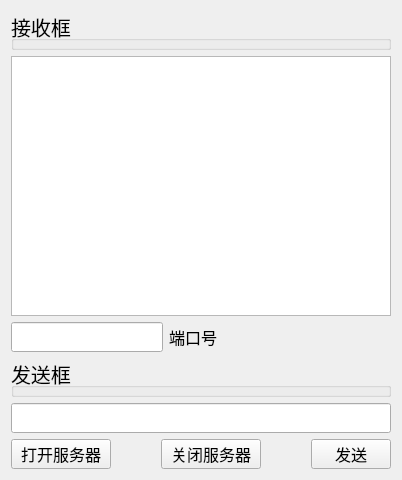
<?xml version="1.0" encoding="UTF-8"?>
<ui version="4.0">
 <class>Widget</class>
 <widget class="QWidget" name="Widget">
  <property name="geometry">
   <rect>
    <x>0</x>
    <y>0</y>
    <width>400</width>
    <height>480</height>
   </rect>
  </property>
  <property name="windowTitle">
   <string>Widget</string>
  </property>
  <layout class="QGridLayout" name="gridLayout">
   <item row="0" column="0">
    <layout class="QVBoxLayout" name="verticalLayout">
     <item>
      <widget class="QGroupBox" name="groupBox">
       <property name="minimumSize">
        <size>
         <width>380</width>
         <height>30</height>
        </size>
       </property>
       <property name="font">
        <font>
         <pointsize>15</pointsize>
        </font>
       </property>
       <property name="title">
        <string>接收框</string>
       </property>
      </widget>
     </item>
     <item>
      <widget class="QPlainTextEdit" name="receiveEdit">
       <property name="minimumSize">
        <size>
         <width>380</width>
         <height>260</height>
        </size>
       </property>
       <property name="font">
        <font>
         <pointsize>15</pointsize>
        </font>
       </property>
       <property name="readOnly">
        <bool>true</bool>
       </property>
      </widget>
     </item>
     <item>
      <layout class="QHBoxLayout" name="horizontalLayout">
       <item>
        <widget class="QLineEdit" name="portEdit">
         <property name="minimumSize">
          <size>
           <width>110</width>
           <height>30</height>
          </size>
         </property>
         <property name="font">
          <font>
           <pointsize>12</pointsize>
          </font>
         </property>
        </widget>
       </item>
       <item>
        <widget class="QLabel" name="label">
         <property name="minimumSize">
          <size>
           <width>70</width>
           <height>30</height>
          </size>
         </property>
         <property name="font">
          <font>
           <pointsize>12</pointsize>
          </font>
         </property>
         <property name="text">
          <string>端口号</string>
         </property>
        </widget>
       </item>
       <item>
        <spacer name="horizontalSpacer_3">
         <property name="orientation">
          <enum>Qt::Horizontal</enum>
         </property>
         <property name="sizeHint" stdset="0">
          <size>
           <width>13</width>
           <height>20</height>
          </size>
         </property>
        </spacer>
       </item>
      </layout>
     </item>
     <item>
      <widget class="QGroupBox" name="groupBox_2">
       <property name="minimumSize">
        <size>
         <width>380</width>
         <height>30</height>
        </size>
       </property>
       <property name="font">
        <font>
         <pointsize>15</pointsize>
        </font>
       </property>
       <property name="title">
        <string>发送框</string>
       </property>
      </widget>
     </item>
     <item>
      <widget class="QLineEdit" name="sendEdit">
       <property name="minimumSize">
        <size>
         <width>380</width>
         <height>30</height>
        </size>
       </property>
       <property name="font">
        <font>
         <pointsize>15</pointsize>
        </font>
       </property>
       <property name="text">
        <string/>
       </property>
      </widget>
     </item>
     <item>
      <layout class="QHBoxLayout" name="horizontalLayout_2">
       <item>
        <widget class="QPushButton" name="openBt">
         <property name="minimumSize">
          <size>
           <width>100</width>
           <height>30</height>
          </size>
         </property>
         <property name="font">
          <font>
           <pointsize>12</pointsize>
          </font>
         </property>
         <property name="text">
          <string>打开服务器</string>
         </property>
        </widget>
       </item>
       <item>
        <spacer name="horizontalSpacer">
         <property name="orientation">
          <enum>Qt::Horizontal</enum>
         </property>
         <property name="sizeHint" stdset="0">
          <size>
           <width>13</width>
           <height>20</height>
          </size>
         </property>
        </spacer>
       </item>
       <item>
        <widget class="QPushButton" name="closeBt">
         <property name="minimumSize">
          <size>
           <width>100</width>
           <height>30</height>
          </size>
         </property>
         <property name="font">
          <font>
           <pointsize>12</pointsize>
          </font>
         </property>
         <property name="text">
          <string>关闭服务器</string>
         </property>
        </widget>
       </item>
       <item>
        <spacer name="horizontalSpacer_2">
         <property name="orientation">
          <enum>Qt::Horizontal</enum>
         </property>
         <property name="sizeHint" stdset="0">
          <size>
           <width>13</width>
           <height>20</height>
          </size>
         </property>
        </spacer>
       </item>
       <item>
        <widget class="QPushButton" name="sendBt">
         <property name="minimumSize">
          <size>
           <width>60</width>
           <height>30</height>
          </size>
         </property>
         <property name="font">
          <font>
           <pointsize>12</pointsize>
          </font>
         </property>
         <property name="text">
          <string>发送</string>
         </property>
        </widget>
       </item>
      </layout>
     </item>
    </layout>
   </item>
  </layout>
 </widget>
 <layoutdefault spacing="6" margin="11"/>
 <resources/>
 <connections/>
</ui>
